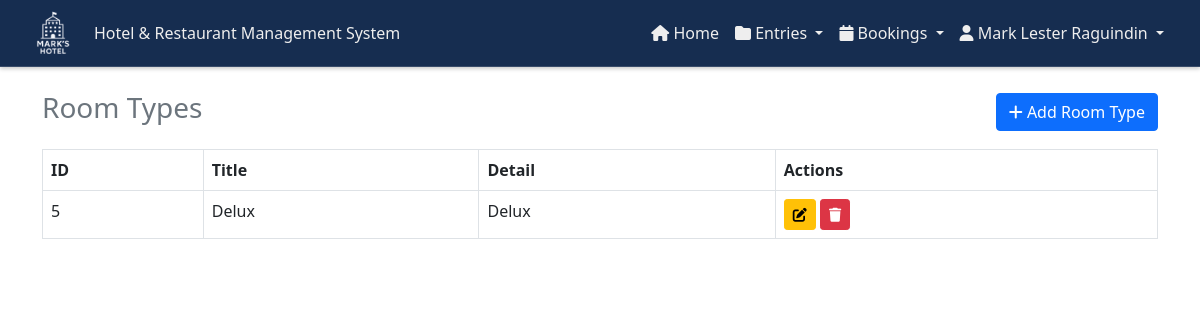
Before: /admin/roomType.php (signed in) with the older database file.
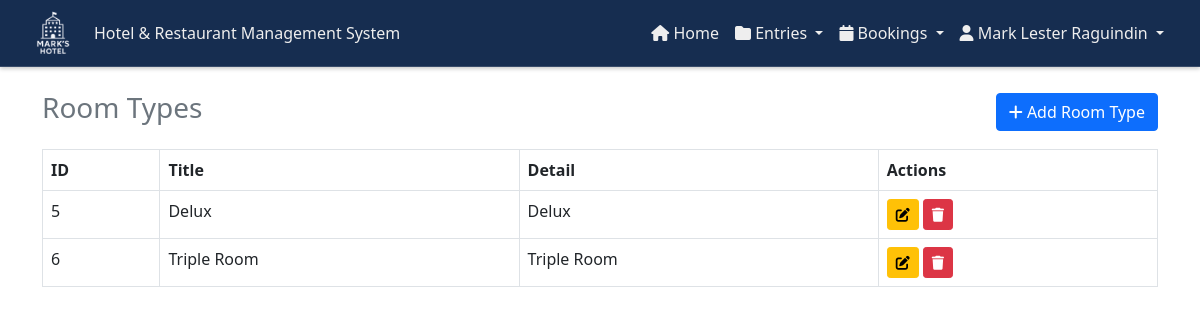
After: the same page with the newer database file.
### tables this page shows
CREATE TABLE `room_type` (
  `id` int(11) NOT NULL,
  `title` varchar(255) NOT NULL,
  `detail` varchar(255) NOT NULL
);

### admin/roomType.php (the view, shortened to what this page needs)
<?php
include '../components/config.php';
$query = "SELECT * FROM room_type";
$result = $con->query($query);
?>
<!DOCTYPE html>
<html lang="en">
<head>
    <link href="https://cdn.jsdelivr.net/npm/bootstrap@5.0.2/dist/css/bootstrap.min.css" rel="stylesheet">
    <link rel="stylesheet" href="https://cdnjs.cloudflare.com/ajax/libs/font-awesome/6.0.0-beta3/css/all.min.css" />
    <link rel="stylesheet" href="../css/customAdminHeader.css">
    <link rel="stylesheet" href="https://cdnjs.cloudflare.com/ajax/libs/font-awesome/6.7.2/css/all.min.css">
</head>
<body>
    <?php include '../components/header_admin.php'; ?>
    <div class="container mt-4">
        <div class="d-flex justify-content-between align-items-center mb-3">
            <h3 class="text-center text-muted">Room Types</h3>
            <button class="btn btn-primary" data-bs-toggle="modal" data-bs-target="#addRoomTypeModal">
                <i class="fas fa-plus"></i> Add Room Type
            </button>
        </div>
        <table class="table table-bordered">
            <thead>
                <tr>
                    <th>ID</th>
                    <th>Title</th>
                    <th>Detail</th>
                    <th>Actions</th>
                </tr>
            </thead>
            <tbody>
                <?php while ($row = $result->fetch_assoc()): ?>
                    <tr>
                        <td><?php echo $row['id']; ?></td>
                        <td><?php echo htmlspecialchars($row['title']); ?></td>
                        <td><?php echo htmlspecialchars($row['detail']); ?></td>
                        <td>
                            <button class="btn btn-warning btn-sm" data-bs-toggle="modal" data-bs-target="#editRoomTypeModal<?php echo $row['id']; ?>">
                                <i class="fas fa-edit"></i>
                            </button>
                            <a href="../controllers/roomTypeController.php?deleteRoomType=<?php echo $row['id']; ?>" class="btn btn-danger btn-sm" onclick="return confirm('Are you sure you want to delete this room type?')">
                                <i class="fas fa-trash"></i>
                            </a>
                        </td>
                    </tr>
                <?php endwhile; ?>
            </tbody>
        </table>
    </div>
</body>
</html>

Changed rows visible on the page:
added room_type: id "6", title "Triple Room", detail "Triple Room"
